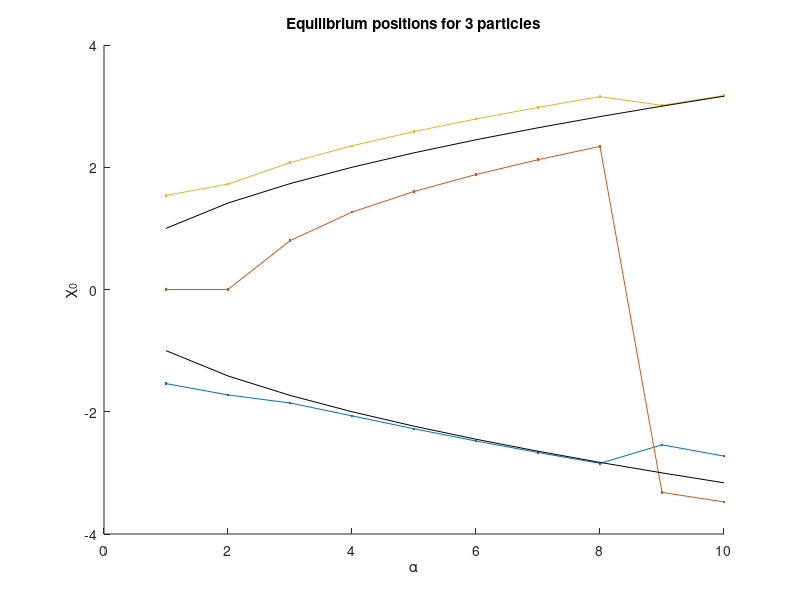

Reproduce this figure in MATLAB. (Note: this script raises an error after producing the figure.)
clc
clear all

disp('3 particle tunneling splitting calculation.')
tic
% 3 particle Equilibrium positions

Nx      = 40;
Nx^3
alpha   = 1:10;
eta     = 4;
Eq_Pos  = [];
Beta    = 10^-10;

Eq_pos_3 = [];

for i = 1:length(alpha)
    a = alpha(i);
    Potential = @(x) 0.25 * (x(1)^2 - a)^2 + 0.25 * (x(2)^2 - a)^2 + 0.25 * (x(3)^2 - a)^2 + eta/abs(x(1) - x(2)) + eta/abs(x(1) - x(3)) + eta/abs(x(2) - x(3));
    % options = optimset('Display','iter','PlotFcns',@optimplotfval, 'TolFun', 1e-8, 'TolX', 1e-8);
   options = optimset('TolFun', 1e-12, 'TolX', 1e-12, 'MaxFunEvals', 10^6, 'MaxIter', 10^6);
    x_start = [-sqrt(a)-1 -sqrt(a)+1 sqrt(a)];
    [x0, fval0] = fminsearch(Potential, x_start, options);
    Eq_pos_3(i, :) = x0;
    FuncVal(i) = fval0;
end

disp('Done with 3 particles')

figure(1)
clf(figure(1))
hold on
title('Equilibrium positions for 3 particles')
xlabel('\alpha')
ylabel('\chi_0')
plot(alpha, Eq_pos_3(:, 1), '.-', 'DisplayName', '1st particle')
plot(alpha, Eq_pos_3(:, 2), '.-', 'DisplayName', '2nd particle')
plot(alpha, Eq_pos_3(:, 3), '.-', 'DisplayName', '3rd particle')
plot(alpha, sqrt(alpha), 'k')
plot(alpha, -sqrt(alpha), 'k')
yline(0)
legend
hold off


figure(2)
clf(figure(2))
hold on
title('Value of the minima of the function')
xlabel('\alpha')
ylabel('Fvals')
plot(alpha, FuncVal,                  'DisplayName', 'Function value')
% plot(alpha, (Eq_pos - sqrt(alpha)))
set(gca, 'Yscale', 'log')
yline(min(FuncVal))
hold off

%%

XMin    = -10;
XMax    = 10;


x = linspace(XMin, XMax, Nx);
dx = x(2) - x(1);

K = -1/(2 * dx^2);

for i = 1:Nx
    if i == 1
        KineticMtx(i, i)        = -2 * K;
    else
        KineticMtx(i - 1, i)    = 1 * K;
        KineticMtx(i, i - 1)    = 1 * K;
    end


end
KineticMtx = sparse(KineticMtx);

K1      = kron(kron(KineticMtx, speye(Nx)), speye(Nx));
K2      = kron(speye(Nx), kron(KineticMtx, speye(Nx)));
K3      = kron(speye(Nx), kron(speye(Nx), KineticMtx));
KineticMtx = K1 + K2 + K3;

for i = 1:length(alpha)
    PotentialMtx = sparse(zeros(Nx));
    
    U = 0.25 * (x.^2 - alpha(i)).^2;
    PotentialMtx = sparse(diag(U));
    
    U1 = kron(kron(PotentialMtx, speye(Nx)), speye(Nx));
    U2 = kron(speye(Nx), kron(PotentialMtx, speye(Nx)));
    U3 = kron(kron(speye(Nx), speye(Nx)), PotentialMtx);
    PotentialMtx = U1 + U2 + U3;
    
    Hamiltonian = KineticMtx + PotentialMtx;
    
    X_matrix    = sparse(diag(x));
    X1          = kron(X_matrix, kron(speye(Nx), speye(Nx)));
    X2          = kron(speye(Nx), kron(X_matrix, speye(Nx)));
    X3          = kron(kron(speye(Nx), speye(Nx)), X_matrix);
    
    X12 = diag(X1) - diag(X2);
    X13 = diag(X1) - diag(X3);
    X23 = diag(X2) - diag(X3);

    InteractionMtx = eta ./ sqrt(X12.^2 + Beta^2) + eta ./ sqrt(X13.^2 + Beta^2) + eta ./ sqrt(X23.^2 + Beta^2);
    InteractionMtx = sparse(1:Nx^3, 1:Nx^3, InteractionMtx);
    
    Hamiltonian = Hamiltonian + InteractionMtx;
    
    Hamiltonian = (Hamiltonian + Hamiltonian') * 0.5;
    
    Temp_Proj = zeros(Nx^3, 3);
    
    k = 1;
    for j = 1:Nx^3
        if (X12(j) < -eps) && (X23(j) < -eps)
            Temp_Proj(k, :) = [k, j, 1];
            k = k + 1;
        end
    end

    Temp_Proj = Temp_Proj(1:(k-1), :);
    Projector = sparse(Temp_Proj(:, 1), Temp_Proj(:, 2), Temp_Proj(:, 3), k - 1, Nx^3);

    Hamiltonian = Projector * Hamiltonian * Projector';

    [Psi, E]    = eigs(Hamiltonian, 2, 'sa');
    Spectrum    = diag(E);
    dE(i)       = Spectrum(2) - Spectrum(1);
    disp('ok')
end
%%
toc
figure(3)
clf(figure(3))
hold on
plot(alpha, dE, '.-', 'DisplayName', 'Nx = 200')
set(gca, 'Yscale', 'log')
legend
hold off
clear data
data(:, 1) = alpha;
data(:, 2) = dE;

name = ['EDSplitting_3_particles_restricted_Nx_' num2str(Nx) '_beta_' num2str(Beta)];
save(name, 'data');



